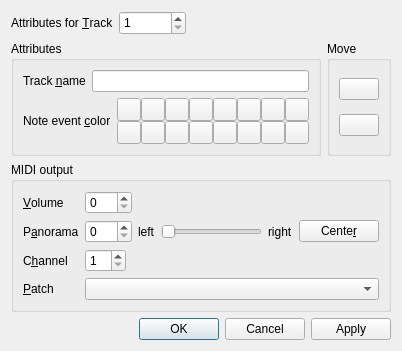
<?xml version="1.0" encoding="UTF-8"?>
<ui version="4.0">
 <class>TrackPropertiesDialog</class>
 <widget class="QDialog" name="TrackPropertiesDialog">
  <property name="geometry">
   <rect>
    <x>0</x>
    <y>0</y>
    <width>383</width>
    <height>350</height>
   </rect>
  </property>
  <property name="sizePolicy">
   <sizepolicy hsizetype="Fixed" vsizetype="Fixed">
    <horstretch>0</horstretch>
    <verstretch>0</verstretch>
   </sizepolicy>
  </property>
  <property name="windowTitle">
   <string>Track Attributes</string>
  </property>
  <property name="locale">
   <locale language="English" country="UnitedStates"/>
  </property>
  <layout class="QVBoxLayout" name="verticalLayout_4">
   <property name="sizeConstraint">
    <enum>QLayout::SetFixedSize</enum>
   </property>
   <item>
    <layout class="QHBoxLayout" name="horizontalLayout_2">
     <item>
      <widget class="QLabel" name="labelAttributesForTrack">
       <property name="text">
        <string>Attributes for &amp;Track</string>
       </property>
       <property name="buddy">
        <cstring>spinBoxTrackNumber</cstring>
       </property>
      </widget>
     </item>
     <item>
      <widget class="QSpinBox" name="spinBoxTrackNumber">
       <property name="minimumSize">
        <size>
         <width>0</width>
         <height>24</height>
        </size>
       </property>
       <property name="wrapping">
        <bool>false</bool>
       </property>
       <property name="frame">
        <bool>true</bool>
       </property>
       <property name="readOnly">
        <bool>false</bool>
       </property>
       <property name="accelerated">
        <bool>false</bool>
       </property>
       <property name="keyboardTracking">
        <bool>true</bool>
       </property>
       <property name="minimum">
        <number>1</number>
       </property>
       <property name="maximum">
        <number>16777216</number>
       </property>
      </widget>
     </item>
     <item>
      <spacer name="horizontalSpacer_3">
       <property name="orientation">
        <enum>Qt::Horizontal</enum>
       </property>
       <property name="sizeHint" stdset="0">
        <size>
         <width>40</width>
         <height>20</height>
        </size>
       </property>
      </spacer>
     </item>
    </layout>
   </item>
   <item>
    <layout class="QHBoxLayout" name="horizontalLayout_7">
     <item>
      <widget class="QGroupBox" name="groupBoxAttributes">
       <property name="title">
        <string>Attributes</string>
       </property>
       <layout class="QVBoxLayout" name="verticalLayout_3">
        <item>
         <layout class="QHBoxLayout" name="horizontalLayout_5">
          <item>
           <widget class="QLabel" name="labelTrackName">
            <property name="text">
             <string>Track &amp;name</string>
            </property>
            <property name="buddy">
             <cstring>lineEditTrackName</cstring>
            </property>
           </widget>
          </item>
          <item>
           <widget class="QLineEdit" name="lineEditTrackName"/>
          </item>
         </layout>
        </item>
        <item>
         <layout class="QHBoxLayout" name="horizontalLayout_6">
          <item>
           <widget class="QLabel" name="labelNoteEvents">
            <property name="text">
             <string>Note event &amp;color</string>
            </property>
            <property name="buddy">
             <cstring>colorButton01</cstring>
            </property>
           </widget>
          </item>
          <item>
           <layout class="QGridLayout" name="gridLayout">
            <property name="spacing">
             <number>0</number>
            </property>
            <item row="0" column="3">
             <widget class="QToolButton" name="colorButton03">
              <property name="checkable">
               <bool>true</bool>
              </property>
              <property name="autoExclusive">
               <bool>true</bool>
              </property>
             </widget>
            </item>
            <item row="0" column="5">
             <widget class="QToolButton" name="colorButton05">
              <property name="checkable">
               <bool>true</bool>
              </property>
              <property name="autoExclusive">
               <bool>true</bool>
              </property>
             </widget>
            </item>
            <item row="0" column="6">
             <widget class="QToolButton" name="colorButton06">
              <property name="checkable">
               <bool>true</bool>
              </property>
              <property name="autoExclusive">
               <bool>true</bool>
              </property>
             </widget>
            </item>
            <item row="0" column="8">
             <widget class="QToolButton" name="colorButton07">
              <property name="checkable">
               <bool>true</bool>
              </property>
              <property name="autoExclusive">
               <bool>true</bool>
              </property>
             </widget>
            </item>
            <item row="0" column="4">
             <widget class="QToolButton" name="colorButton04">
              <property name="checkable">
               <bool>true</bool>
              </property>
              <property name="autoExclusive">
               <bool>true</bool>
              </property>
             </widget>
            </item>
            <item row="0" column="9">
             <widget class="QToolButton" name="colorButton08">
              <property name="checkable">
               <bool>true</bool>
              </property>
              <property name="autoExclusive">
               <bool>true</bool>
              </property>
             </widget>
            </item>
            <item row="1" column="5">
             <widget class="QToolButton" name="colorButton13">
              <property name="checkable">
               <bool>true</bool>
              </property>
              <property name="autoExclusive">
               <bool>true</bool>
              </property>
             </widget>
            </item>
            <item row="1" column="3">
             <widget class="QToolButton" name="colorButton11">
              <property name="checkable">
               <bool>true</bool>
              </property>
              <property name="autoExclusive">
               <bool>true</bool>
              </property>
             </widget>
            </item>
            <item row="1" column="4">
             <widget class="QToolButton" name="colorButton12">
              <property name="checkable">
               <bool>true</bool>
              </property>
              <property name="autoExclusive">
               <bool>true</bool>
              </property>
             </widget>
            </item>
            <item row="0" column="1">
             <widget class="QToolButton" name="colorButton02">
              <property name="checkable">
               <bool>true</bool>
              </property>
              <property name="autoExclusive">
               <bool>true</bool>
              </property>
             </widget>
            </item>
            <item row="1" column="1">
             <widget class="QToolButton" name="colorButton10">
              <property name="checkable">
               <bool>true</bool>
              </property>
              <property name="autoExclusive">
               <bool>true</bool>
              </property>
             </widget>
            </item>
            <item row="1" column="6">
             <widget class="QToolButton" name="colorButton14">
              <property name="checkable">
               <bool>true</bool>
              </property>
              <property name="autoExclusive">
               <bool>true</bool>
              </property>
             </widget>
            </item>
            <item row="1" column="8">
             <widget class="QToolButton" name="colorButton15">
              <property name="checkable">
               <bool>true</bool>
              </property>
              <property name="autoExclusive">
               <bool>true</bool>
              </property>
             </widget>
            </item>
            <item row="1" column="9">
             <widget class="QToolButton" name="colorButton16">
              <property name="checkable">
               <bool>true</bool>
              </property>
              <property name="autoExclusive">
               <bool>true</bool>
              </property>
             </widget>
            </item>
            <item row="0" column="0">
             <widget class="QToolButton" name="colorButton01">
              <property name="checkable">
               <bool>true</bool>
              </property>
              <property name="autoExclusive">
               <bool>true</bool>
              </property>
             </widget>
            </item>
            <item row="1" column="0">
             <widget class="QToolButton" name="colorButton09">
              <property name="checkable">
               <bool>true</bool>
              </property>
              <property name="autoExclusive">
               <bool>true</bool>
              </property>
             </widget>
            </item>
           </layout>
          </item>
         </layout>
        </item>
       </layout>
      </widget>
     </item>
     <item>
      <widget class="QGroupBox" name="groupBoxMoveTrack">
       <property name="title">
        <string>Move</string>
       </property>
       <layout class="QGridLayout" name="gridLayout_3">
        <item row="0" column="1">
         <widget class="QPushButton" name="pushButtonMoveTrackUp">
          <property name="icon">
           <iconset resource="SpeedyMidi.qrc">
            <normaloff>:/images/move_track_up.png</normaloff>:/images/move_track_up.png</iconset>
          </property>
         </widget>
        </item>
        <item row="1" column="1">
         <widget class="QPushButton" name="pushButtonMoveTrackDown">
          <property name="icon">
           <iconset resource="SpeedyMidi.qrc">
            <normaloff>:/images/move_track_down.png</normaloff>:/images/move_track_down.png</iconset>
          </property>
         </widget>
        </item>
        <item row="0" column="0">
         <spacer name="horizontalSpacer_4">
          <property name="orientation">
           <enum>Qt::Horizontal</enum>
          </property>
          <property name="sizeHint" stdset="0">
           <size>
            <width>0</width>
            <height>20</height>
           </size>
          </property>
         </spacer>
        </item>
        <item row="0" column="2">
         <spacer name="horizontalSpacer_5">
          <property name="orientation">
           <enum>Qt::Horizontal</enum>
          </property>
          <property name="sizeHint" stdset="0">
           <size>
            <width>0</width>
            <height>20</height>
           </size>
          </property>
         </spacer>
        </item>
       </layout>
      </widget>
     </item>
    </layout>
   </item>
   <item>
    <widget class="QGroupBox" name="groupBoxMIDI">
     <property name="title">
      <string>MIDI output</string>
     </property>
     <layout class="QVBoxLayout" name="verticalLayout">
      <item>
       <layout class="QGridLayout" name="gridLayout_2">
        <item row="3" column="0">
         <widget class="QLabel" name="labelChannel">
          <property name="text">
           <string>C&amp;hannel</string>
          </property>
          <property name="buddy">
           <cstring>spinBoxChannel</cstring>
          </property>
         </widget>
        </item>
        <item row="3" column="1">
         <layout class="QHBoxLayout" name="horizontalLayout">
          <item>
           <widget class="QSpinBox" name="spinBoxChannel">
            <property name="wrapping">
             <bool>false</bool>
            </property>
            <property name="frame">
             <bool>true</bool>
            </property>
            <property name="readOnly">
             <bool>false</bool>
            </property>
            <property name="accelerated">
             <bool>false</bool>
            </property>
            <property name="keyboardTracking">
             <bool>true</bool>
            </property>
            <property name="minimum">
             <number>1</number>
            </property>
            <property name="maximum">
             <number>16</number>
            </property>
           </widget>
          </item>
          <item>
           <spacer name="horizontalSpacer">
            <property name="orientation">
             <enum>Qt::Horizontal</enum>
            </property>
            <property name="sizeHint" stdset="0">
             <size>
              <width>40</width>
              <height>20</height>
             </size>
            </property>
           </spacer>
          </item>
         </layout>
        </item>
        <item row="4" column="0">
         <widget class="QLabel" name="labelPatch">
          <property name="text">
           <string>&amp;Patch</string>
          </property>
          <property name="buddy">
           <cstring>comboBoxPatch</cstring>
          </property>
         </widget>
        </item>
        <item row="4" column="1">
         <widget class="QComboBox" name="comboBoxPatch">
          <property name="minimumSize">
           <size>
            <width>150</width>
            <height>0</height>
           </size>
          </property>
          <property name="maxVisibleItems">
           <number>20</number>
          </property>
         </widget>
        </item>
        <item row="1" column="1">
         <layout class="QHBoxLayout" name="horizontalLayout_8">
          <item>
           <widget class="QSpinBox" name="spinBoxVolume">
            <property name="wrapping">
             <bool>false</bool>
            </property>
            <property name="frame">
             <bool>true</bool>
            </property>
            <property name="readOnly">
             <bool>false</bool>
            </property>
            <property name="accelerated">
             <bool>false</bool>
            </property>
            <property name="keyboardTracking">
             <bool>true</bool>
            </property>
            <property name="maximum">
             <number>127</number>
            </property>
            <property name="singleStep">
             <number>5</number>
            </property>
           </widget>
          </item>
          <item>
           <spacer name="horizontalSpacer_2">
            <property name="orientation">
             <enum>Qt::Horizontal</enum>
            </property>
            <property name="sizeHint" stdset="0">
             <size>
              <width>40</width>
              <height>20</height>
             </size>
            </property>
           </spacer>
          </item>
         </layout>
        </item>
        <item row="1" column="0">
         <widget class="QLabel" name="labelVolume">
          <property name="text">
           <string>&amp;Volume</string>
          </property>
          <property name="buddy">
           <cstring>spinBoxVolume</cstring>
          </property>
         </widget>
        </item>
        <item row="2" column="0">
         <widget class="QLabel" name="labelPanorama">
          <property name="text">
           <string>P&amp;anorama</string>
          </property>
          <property name="buddy">
           <cstring>spinBoxChannel</cstring>
          </property>
         </widget>
        </item>
        <item row="2" column="1">
         <layout class="QHBoxLayout" name="horizontalLayout_9">
          <item>
           <widget class="QSpinBox" name="spinBoxPanorama">
            <property name="wrapping">
             <bool>false</bool>
            </property>
            <property name="frame">
             <bool>true</bool>
            </property>
            <property name="readOnly">
             <bool>false</bool>
            </property>
            <property name="accelerated">
             <bool>false</bool>
            </property>
            <property name="keyboardTracking">
             <bool>true</bool>
            </property>
            <property name="minimum">
             <number>0</number>
            </property>
            <property name="maximum">
             <number>127</number>
            </property>
            <property name="singleStep">
             <number>8</number>
            </property>
           </widget>
          </item>
          <item>
           <widget class="QLabel" name="label_2">
            <property name="text">
             <string>left</string>
            </property>
           </widget>
          </item>
          <item>
           <widget class="QSlider" name="sliderPanorama">
            <property name="sizePolicy">
             <sizepolicy hsizetype="Expanding" vsizetype="Fixed">
              <horstretch>0</horstretch>
              <verstretch>0</verstretch>
             </sizepolicy>
            </property>
            <property name="maximum">
             <number>127</number>
            </property>
            <property name="singleStep">
             <number>8</number>
            </property>
            <property name="pageStep">
             <number>32</number>
            </property>
            <property name="orientation">
             <enum>Qt::Horizontal</enum>
            </property>
           </widget>
          </item>
          <item>
           <widget class="QLabel" name="label">
            <property name="text">
             <string>right</string>
            </property>
           </widget>
          </item>
          <item>
           <widget class="QPushButton" name="pushButtonCenter">
            <property name="text">
             <string>Cente&amp;r</string>
            </property>
           </widget>
          </item>
         </layout>
        </item>
       </layout>
      </item>
     </layout>
    </widget>
   </item>
   <item>
    <widget class="QDialogButtonBox" name="buttonBox">
     <property name="orientation">
      <enum>Qt::Horizontal</enum>
     </property>
     <property name="standardButtons">
      <set>QDialogButtonBox::Apply|QDialogButtonBox::Cancel|QDialogButtonBox::Ok</set>
     </property>
    </widget>
   </item>
  </layout>
 </widget>
 <tabstops>
  <tabstop>spinBoxTrackNumber</tabstop>
  <tabstop>lineEditTrackName</tabstop>
  <tabstop>colorButton01</tabstop>
  <tabstop>colorButton02</tabstop>
  <tabstop>colorButton03</tabstop>
  <tabstop>colorButton04</tabstop>
  <tabstop>colorButton05</tabstop>
  <tabstop>colorButton06</tabstop>
  <tabstop>colorButton07</tabstop>
  <tabstop>colorButton08</tabstop>
  <tabstop>colorButton09</tabstop>
  <tabstop>colorButton10</tabstop>
  <tabstop>colorButton11</tabstop>
  <tabstop>colorButton12</tabstop>
  <tabstop>colorButton13</tabstop>
  <tabstop>colorButton14</tabstop>
  <tabstop>colorButton15</tabstop>
  <tabstop>colorButton16</tabstop>
  <tabstop>pushButtonMoveTrackUp</tabstop>
  <tabstop>pushButtonMoveTrackDown</tabstop>
  <tabstop>spinBoxVolume</tabstop>
  <tabstop>spinBoxPanorama</tabstop>
  <tabstop>sliderPanorama</tabstop>
  <tabstop>pushButtonCenter</tabstop>
  <tabstop>spinBoxChannel</tabstop>
  <tabstop>comboBoxPatch</tabstop>
  <tabstop>buttonBox</tabstop>
 </tabstops>
 <resources>
  <include location="SpeedyMidi.qrc"/>
 </resources>
 <connections>
  <connection>
   <sender>buttonBox</sender>
   <signal>accepted()</signal>
   <receiver>TrackPropertiesDialog</receiver>
   <slot>accept()</slot>
   <hints>
    <hint type="sourcelabel">
     <x>257</x>
     <y>377</y>
    </hint>
    <hint type="destinationlabel">
     <x>157</x>
     <y>274</y>
    </hint>
   </hints>
  </connection>
  <connection>
   <sender>buttonBox</sender>
   <signal>rejected()</signal>
   <receiver>TrackPropertiesDialog</receiver>
   <slot>reject()</slot>
   <hints>
    <hint type="sourcelabel">
     <x>325</x>
     <y>377</y>
    </hint>
    <hint type="destinationlabel">
     <x>286</x>
     <y>274</y>
    </hint>
   </hints>
  </connection>
 </connections>
</ui>
